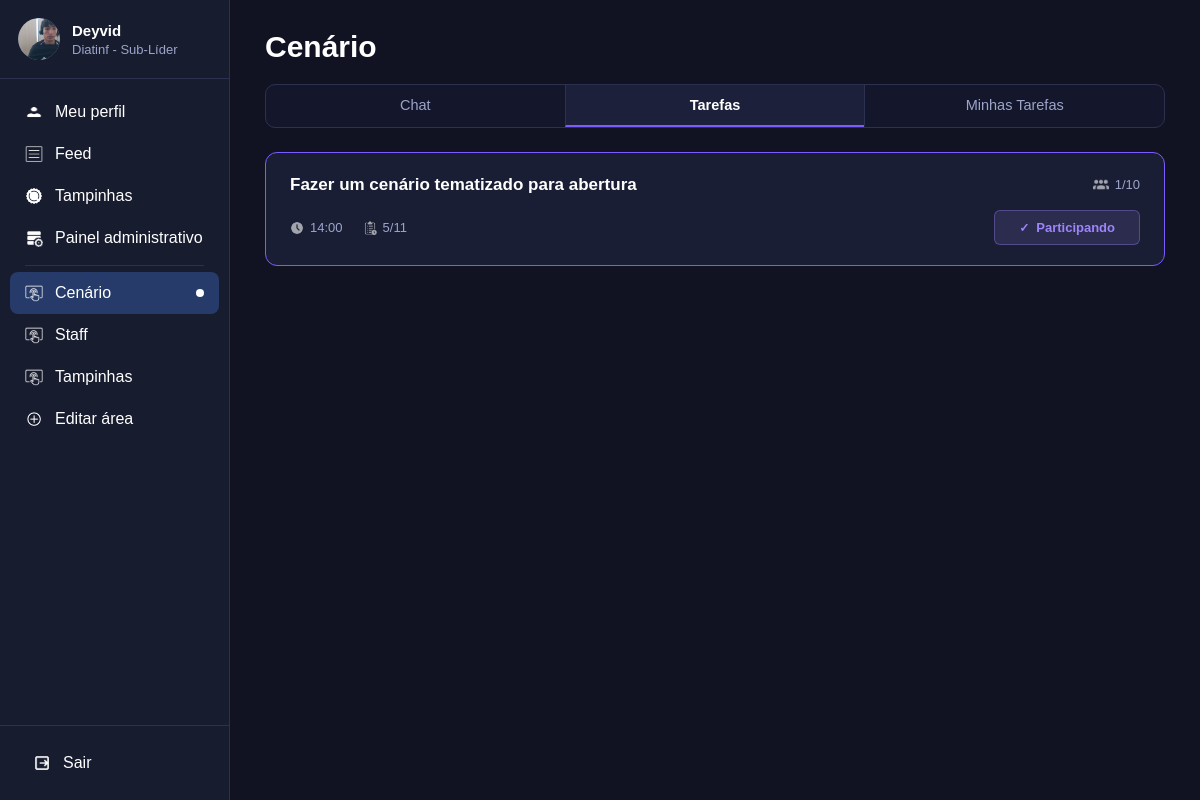
Page /area/Cenário/ (signed in) on the committed database.
### usuarios/models.py (models this page shows, shortened)
class Usuario(models.Model):
    nome=models.CharField(max_length=100, blank=True, default="")
    matricula=models.CharField(max_length=20, unique=True)
    senha=models.CharField(max_length=255)
    diretoria=models.CharField(max_length=50)
    areas=models.TextField()
    aprovado=models.BooleanField(default=True)
    sub_lider=models.BooleanField(default=False)
    sublider_de=models.CharField(max_length=50, null=True, blank=True)
    doacao_tampinhas=models.FloatField(default=0)
    foto=models.ImageField(upload_to="perfis/", null=True, blank=True)
    bio=models.TextField(blank=True, default="")
    def nome_exibicao(self):
        if self.nome and self.nome.strip():
            return self.nome.strip()
        return self.matricula
    def eh_administrador(self):
        mat = (self.matricula or "").strip().lower()
        diret = (self.diretoria or "").strip().lower()
        return mat == "admin" or diret in ["líder", "lider", "líder geral", "lider geral"]
    def tem_acesso_painel(self):
        return self.eh_administrador() or self.sub_lider
    def get_areas_list(self):
        if self.areas:
            return [a.strip() for a in self.areas.split(",") if a.strip()]
        return []
    def get_areas_ordenadas(self):
        areas = self.get_areas_list()
        if self.sub_lider and self.sublider_de and self.sublider_de in areas:
            areas = [self.sublider_de] + [a for a in areas if a != self.sublider_de]
        return areas
    def get_areas_sidebar(self):
        if self.eh_administrador():
            return ["Cenário", "Staff", "Dança", "Figurino", "Sonoplastia", "Tampinhas", "Roteiro"]
        return self.get_areas_ordenadas()
    def tem_acesso_area(self, area):
        if self.eh_administrador():
            return True
        if self.sub_lider and self.sublider_de == area:
            return True
        return area in self.get_areas_list()

class Tarefa(models.Model):
    TIPO_CHOICES = [("fixa","Rápida"),("prolongada","Prolongada")]
    titulo=models.CharField(max_length=200)
    tipo=models.CharField(max_length=20, choices=TIPO_CHOICES, default="fixa")
    area=models.CharField(max_length=50, blank=True)
    data=models.DateField(null=True, blank=True)
    horario=models.TimeField(null=True, blank=True)
    data_inicio=models.DateField(null=True, blank=True)
    data_fim=models.DateField(null=True, blank=True)
    descricao=models.TextField(blank=True)
    limite_participantes=models.IntegerField(default=2)
    imagem=models.ImageField(upload_to="tarefas/", null=True, blank=True)
    encerrada=models.BooleanField(default=False)
    concluida=models.BooleanField(default=False)
    criada_por=models.ForeignKey(Usuario, on_delete=models.CASCADE, related_name="tarefas_criadas")
    criada_em=models.DateTimeField(auto_now_add=True)
    def participacoes_validas(self):
        return self.participacoes.exclude(usuario_id=self.criada_por_id)
    def total_participantes(self):
        return self.participacoes_validas().count()

### usuarios/views.py (the view)
# urls.py: path("area/<str:nome_area>/", views.pagina_area, name="pagina_area"),
def pagina_area(request, nome_area):
    usuario = usuario_logado(request)
    if usuario is None:
        return redirect("login")
    if not usuario.tem_acesso_area(nome_area):
        return redirect_autenticado(request, "feed")
    if request.GET.get("aba") == "chat":
        return chat_area(request, nome_area)
    ids_concluidos = ConclusaoTarefa.objects.filter(usuario=usuario).values_list("tarefa_id", flat=True)
    if usuario.eh_administrador():
        tarefas = Tarefa.objects.filter(area=nome_area).prefetch_related("participacoes").order_by("-criada_em")
    else:
        tarefas = Tarefa.objects.filter(area=nome_area, encerrada=False).exclude(id__in=ids_concluidos).prefetch_related("participacoes").order_by("-criada_em")
    participando = ParticipacaoTarefa.objects.filter(usuario=usuario).values_list("tarefa_id", flat=True)
    return render(request, "area.html", {
        "usuario": usuario,
        "nome_area": nome_area,
        "tarefas": tarefas,
        "participando": list(participando),
        "ids_concluidos": list(ids_concluidos),
        "area_ativa": nome_area,
        "pagina_ativa": "",
    })

### usuarios/templates/area.html (shortened to what this page needs)
{% load static %}
<!DOCTYPE html>
<html lang="pt-br">
<head>
    <link rel="stylesheet" href="{% static 'css/base.css' %}">
    <link rel="stylesheet" href="{% static 'css/area.css' %}">
</head>
<body>
{% include "_sidebar.html" %}
<main class="conteudo">
    <div class="container-pagina">
        <div class="titulo-pagina">
            <h1>{{ nome_area }}</h1>
        </div>
        <div class="abas">
            <a href="{% url 'chat_area' nome_area %}{% if user_token %}?_user_token={{ user_token|urlencode }}{% endif %}" class="aba">Chat</a>
            <a href="{% url 'pagina_area' nome_area %}{% if user_token %}?_user_token={{ user_token|urlencode }}{% endif %}" class="aba ativa">Tarefas</a>
            {% if not usuario.eh_administrador %}
            <a href="{% url 'minhas_tarefas' nome_area %}{% if user_token %}?_user_token={{ user_token|urlencode }}{% endif %}" class="aba">Minhas Tarefas</a>
            {% endif %}
        </div>
        <div class="lista-tarefas-area">
            {% for tarefa in tarefas %}
                <div class="tarefa-card-area {% if tarefa.id in ids_concluidos %}card-concluida{% elif tarefa.id in participando %}card-participando{% endif %}">
                    <div class="tarefa-topo">
                        <h3 class="tarefa-titulo">{{ tarefa.titulo }}</h3>
                        <div class="tarefa-vagas">
                            <img src="{% static 'imgs/icone-equipe.png' %}" alt="">
                            <span>{{ tarefa.total_participantes }}/{{ tarefa.limite_participantes }}</span>
                        </div>
                    </div>
                    <div class="tarefa-detalhes">
                        {% if tarefa.tipo == "fixa" %}
                            {% if tarefa.horario %}
                            <span class="detalhe-item">
                                <img src="{% static 'imgs/icone-relogio.png' %}" alt="">
                                {{ tarefa.horario|time:"H:i" }}
                            </span>
                            {% endif %}
                            {% if tarefa.data %}
                            <span class="detalhe-item">
                                <img src="{% static 'imgs/icone-calendario.png' %}" alt="">
                                {{ tarefa.data|date:"j/n" }}
                            </span>
                            {% endif %}
                        {% endif %}
                        <div class="tarefa-acao">
                            {% if usuario.eh_administrador %}
                                <a href="{% url 'ver_conclusao' tarefa.id %}?origem=tarefas{% if user_token %}&_user_token={{ user_token|urlencode }}{% endif %}" class="btn-ver-conclusao">Visualizar</a>
                            {% elif tarefa.id in ids_concluidos %}
                                <span class="txt-concluida">Concluída</span>
                                <a href="{% url 'ver_conclusao' tarefa.id %}?origem=tarefas{% if user_token %}&_user_token={{ user_token|urlencode }}{% endif %}" class="btn-ver-conclusao">Ver entrega</a>
                            {% elif tarefa.id in participando %}
                                <span class="btn-participando" aria-label="Você está participando desta tarefa">Participando</span>
                            {% elif tarefa.tem_vaga %}
                                <form action="{% url 'participar_tarefa' tarefa.id %}" method="POST">
                                    {% csrf_token %}
                                    <button type="submit" class="btn-participar">Participar</button>
                                </form>
                            {% else %}
                                <button class="btn-sem-vaga" disabled>Sem vagas</button>
                            {% endif %}
                        </div>
                    </div>
                </div>
            {% empty %}
                <p class="sem-itens">Nenhuma tarefa disponível nesta área.</p>
            {% endfor %}
        </div>
    </div>
</main>
</body>
</html>

### usuarios/templates/_sidebar.html (shortened to what this page needs)
{% load static %}
<aside class="sidebar">
    <div>
        <a href="{% url 'meu_perfil' %}{% if user_token %}?_user_token={{ user_token|urlencode }}{% endif %}" class="usuario {% if pagina_ativa == 'perfil' %}usuario-ativo{% endif %}" title="Acessar meu perfil">
            <div class="avatar">
                {% if usuario.foto and usuario.foto.name %}
                    <img src="{{ usuario.foto.url }}" alt="{{ usuario.nome_exibicao }}" class="avatar-foto-img">
                {% else %}
                    {{ usuario.inicial_perfil }}
                {% endif %}
            </div>
            <div class="dados-usuario">
                <h3>{{ usuario.nome_exibicao }}</h3>
                <p>{{ usuario.diretoria }} - {% if usuario.eh_administrador %}Líder{% elif usuario.sub_lider %}Sub-Líder{% else %}Membro{% endif %}</p>
            </div>
        </a>
        <nav class="menu">
            <a href="{% url 'meu_perfil' %}{% if user_token %}?_user_token={{ user_token|urlencode }}{% endif %}" class="{% if pagina_ativa == 'perfil' %}ativo{% endif %}">
                <img src="{% static 'imgs/icone-usuario.png' %}" alt="Perfil">
                <span>Meu perfil</span>
            </a>
            <a href="{% url 'feed' %}{% if user_token %}?_user_token={{ user_token|urlencode }}{% endif %}" class="{% if pagina_ativa == 'feed' %}ativo{% endif %}">
                <img src="{% static 'imgs/icone-feed.png' %}" alt="Feed">
                <span>Feed</span>
            </a>
            <a href="{% url 'tampinhas' %}{% if user_token %}?_user_token={{ user_token|urlencode }}{% endif %}" class="{% if pagina_ativa == 'tampinhas' %}ativo{% endif %}">
                <img src="{% static 'imgs/icone-tampinhas.png' %}" alt="Tampinhas">
                <span>Tampinhas</span>
            </a>
            {% if usuario.tem_acesso_painel %}
                <a href="{% url 'painel_administrativo' %}{% if user_token %}?_user_token={{ user_token|urlencode }}{% endif %}" class="{% if pagina_ativa == 'painel' %}ativo{% endif %}">
                    <img src="{% static 'imgs/icone-painel.png' %}" alt="Painel">
                    <span class="texto-painel">Painel administrativo</span>
                </a>
            {% endif %}
            <div class="menu-separador"></div>
            {% for area in usuario.get_areas_sidebar %}
                <a href="{% url 'chat_area' area %}{% if user_token %}?_user_token={{ user_token|urlencode }}{% endif %}" class="{% if area_ativa == area %}ativo{% endif %}">
                    <img src="{% static 'imgs/icone-area.png' %}" alt=""><span>{{ area }}</span>
                    {% if usuario.sub_lider and area == usuario.sublider_de %}<span class="ponto-sublider"></span>{% endif %}
                </a>
            {% endfor %}
            <a href="{% url 'nova_area' %}{% if user_token %}?_user_token={{ user_token|urlencode }}{% endif %}" class="{% if pagina_ativa == 'nova_area' %}ativo{% endif %}">
                <img src="{% static 'imgs/icone-editar-area.png' %}" alt="Editar área">
                <span>Editar área</span>
            </a>
        </nav>
    </div>
    <div class="rodape-sidebar">
        <a href="{% url 'sair' %}" id="link-sair-sidebar" onclick="return confirm('Deseja realmente sair da sua conta?');">
            <img src="{% static 'imgs/icone-sair.png' %}" alt="Sair">
            <span>Sair</span>
        </a>
    </div>
</aside>

### rows in the picture
Usuario: foto (picture), nome_exibicao "Deyvid", diretoria "Diatinf", sub_lider True (drawn), get_areas_sidebar "Cenário"
Tarefa: titulo "Fazer um cenário tematizado para abertura", total_participantes "1", limite_participantes "10", horario "14:00", data "5/11", shows "Participando"

### other values in the picture
{{ area }} "Staff" "Tampinhas"
{{ nome_area }} "Cenário"
